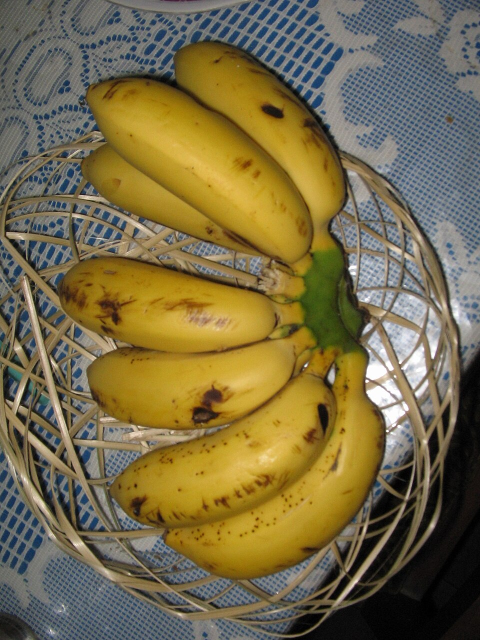
#> input picture dataset/sample_images/pisang_matang.jpg, 960 x 1280 px (shown at 1/2 size); its folder holds only this picture in this run
$ python 01_calibrate_trackbar.py dataset/sample_images/pisang_matang.jpg
#> lines starting #> are read from the running program, lines starting #| are printed output that depends on the picture; after the words box and inside, x2 and y2 are one past the last pixel; in counts of white or black regions, pixels touching at a corner belong together
"""
01_CALIBRATE_TRACKBAR.PY
------------------------
Skrip kalibrasi interaktif untuk mencari rentang ambang batas (Threshold Bounds)
Hue, Saturation, dan Value (HSV) secara real-time pada citra pisang.
Rujukan: Putri et al. (2026) dan Akbar et al. (2025).

Cara Menjalankan:
    python 01_calibrate_trackbar.py [path_citra]
    Contoh: python 01_calibrate_trackbar.py dataset/sample_images/pisang_matang.jpg

Kontrol Keyboard:
    - Geser Slider: Menyesuaikan parameter H, S, V secara langsung
    - 's': Cetak rentang nilai saat ini ke terminal & simpan dokumentasi mask
    - 'q' atau ESC: Keluar dari program
"""

import cv2
import numpy as np
import sys
import os

def nothing(x):
    pass

def main():
    # 1. Penentuan citra input
    if len(sys.argv) > 1:
        img_path = sys.argv[1]
    else:
        # Cari file di dataset atau gunakan contoh sintetis
        default_dir = "dataset/sample_images"
        files = [os.path.join(default_dir, f) for f in os.listdir(default_dir) if f.endswith(('.jpg', '.png'))] if os.path.exists(default_dir) else []
        if files:
            img_path = files[0]
        else:
            print("Peringatan: Tidak ada argumen citra yang diberikan.")
            print("Penggunaan: python 01_calibrate_trackbar.py <path_ke_foto_pisang>")
            return

    if not os.path.exists(img_path):
        print(f"Error: Berkas citra '{img_path}' tidak ditemukan.")
        return

    # 2. Baca dan resize citra agar nyaman ditampilkan di layar
    src = cv2.imread(img_path)
#> src is the input picture: shape (1280, 960, 3); mean B, G, R 71, 107.1, 118.9
    if src is None:
        print(f"Error: Gagal memuat citra dari '{img_path}'.")
        return

    h, w = src.shape[:2]
#> h = 1280; w = 960
    max_dim = 650
    scale = max_dim / max(h, w) if max(h, w) > max_dim else 1.0
#> scale = 0.508
    img = cv2.resize(src, (int(w * scale), int(h * scale)))
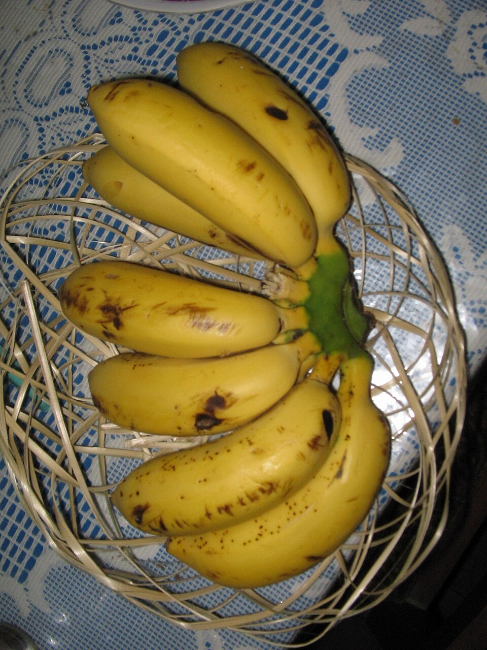
#> img: shape (650, 487, 3); mean B, G, R 70.9, 106.9, 118.8

    # Pra-pemrosesan: Gaussian Blur untuk mereduksi noise
    blurred = cv2.GaussianBlur(img, (5, 5), 0)
    hsv = cv2.cvtColor(blurred, cv2.COLOR_BGR2HSV)
#> hsv: shape (650, 487, 3); mean H, S, V 43.3, 106.7, 124.3

    # 3. Buat Jendela GUI Trackbar
    win_name = "HSV Banana Calibration Tool"
    cv2.namedWindow(win_name, cv2.WINDOW_NORMAL)
    cv2.resizeWindow(win_name, 900, 600)

    # Nilai default awal (perkiraan awal untuk warna kuning pisang)
    cv2.createTrackbar("H Min", win_name, 20, 179, nothing)
    cv2.createTrackbar("H Max", win_name, 35, 179, nothing)
    cv2.createTrackbar("S Min", win_name, 80, 255, nothing)
    cv2.createTrackbar("S Max", win_name, 255, 255, nothing)
    cv2.createTrackbar("V Min", win_name, 80, 255, nothing)
    cv2.createTrackbar("V Max", win_name, 255, 255, nothing)

    print("=" * 65)
    print("   KALIBRASI HSV INTERAKTIF - DETEKSI PISANG")
    print(f"   Citra Aktif: {img_path}")
    print("   Tekan 's' untuk mencetak & menyimpan parameter")
    print("   Tekan 'q' atau 'ESC' untuk keluar")
    print("=" * 65)

    save_count = 0
    os.makedirs("results/calibration", exist_ok=True)

    while True:
        # Ambil posisi slider
        h_min = cv2.getTrackbarPos("H Min", win_name)
        h_max = cv2.getTrackbarPos("H Max", win_name)
        s_min = cv2.getTrackbarPos("S Min", win_name)
        s_max = cv2.getTrackbarPos("S Max", win_name)
        v_min = cv2.getTrackbarPos("V Min", win_name)
        v_max = cv2.getTrackbarPos("V Max", win_name)

        lower_bound = np.array([h_min, s_min, v_min])
        upper_bound = np.array([h_max, s_max, v_max])

        # Operasi Masking & Bitwise AND
        mask = cv2.inRange(hsv, lower_bound, upper_bound)
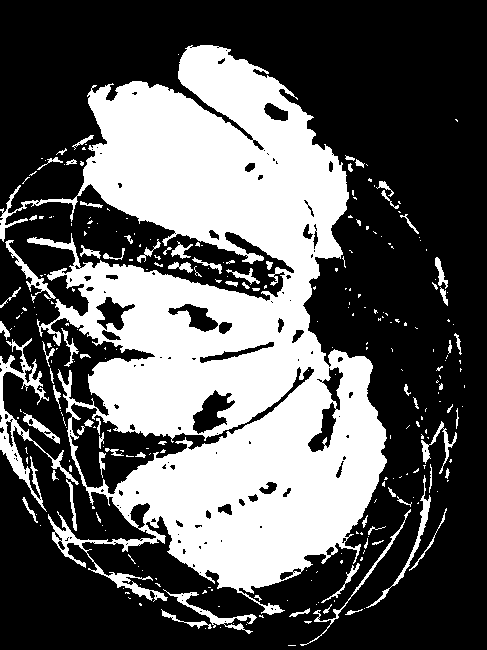
#> mask: shape (650, 487); 36.4% white; 279 white regions (200 under 20 px), largest, box (x1, y1, x2, y2) and area: (0, 45, 387, 615) 105093, (0, 338, 79, 512) 2215, (163, 589, 257, 634) 634

        # Pembersihan Morfologi (Opening untuk hapus bintik noise)
        kernel = cv2.getStructuringElement(cv2.MORPH_ELLIPSE, (5, 5))
        mask_clean = cv2.morphologyEx(mask, cv2.MORPH_OPEN, kernel, iterations=1)
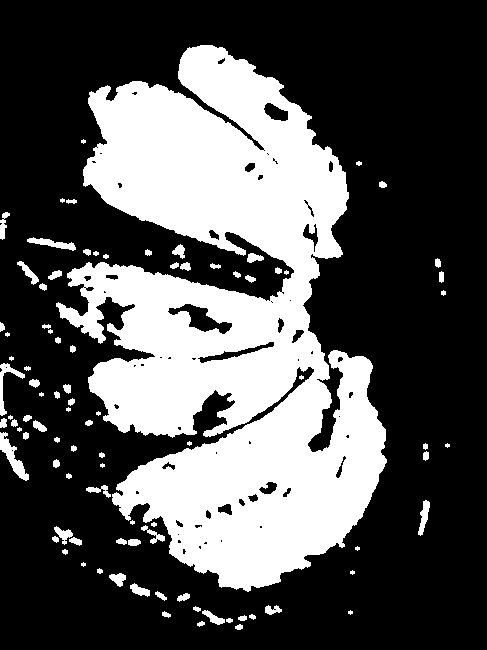
#> mask_clean: shape (650, 487); 33.1% white; 92 white regions (20 under 20 px), largest, box (x1, y1, x2, y2) and area: (56, 45, 387, 592) 99166, (0, 432, 29, 481) 483, (0, 363, 25, 416) 315
        mask_clean = cv2.morphologyEx(mask_clean, cv2.MORPH_CLOSE, kernel, iterations=1)
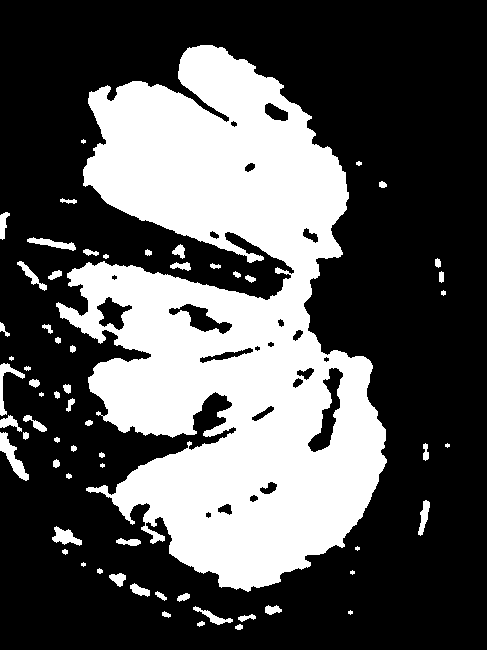
#> mask_clean: shape (650, 487); 33.7% white; 64 white regions (9 under 20 px), largest, box (x1, y1, x2, y2) and area: (56, 45, 387, 592) 101363, (0, 432, 29, 481) 500, (0, 363, 25, 416) 323

        result = cv2.bitwise_and(img, img, mask=mask_clean)
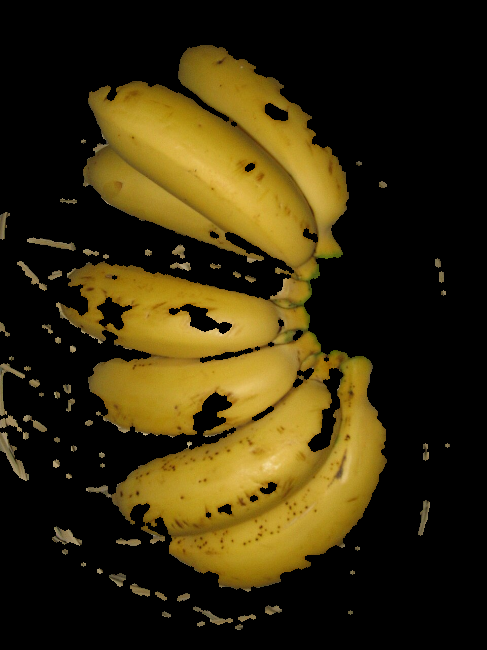
#> result: shape (650, 487, 3); mean B, G, R 11.8, 43.6, 54.8

        # Hitung piksel aktif
        active_px = cv2.countNonZero(mask_clean)
#> active_px = 106532
        total_px = img.shape[0] * img.shape[1]
#> total_px = 316550
        pct = (active_px / total_px) * 100.0
#> pct = 33.65

        # Tampilkan status di panel citra
        display_img = img.copy()
        cv2.putText(display_img, f"Aktif: {active_px:,} px ({pct:.1f}%)", (15, 30),
                    cv2.FONT_HERSHEY_SIMPLEX, 0.7, (0, 255, 0), 2)
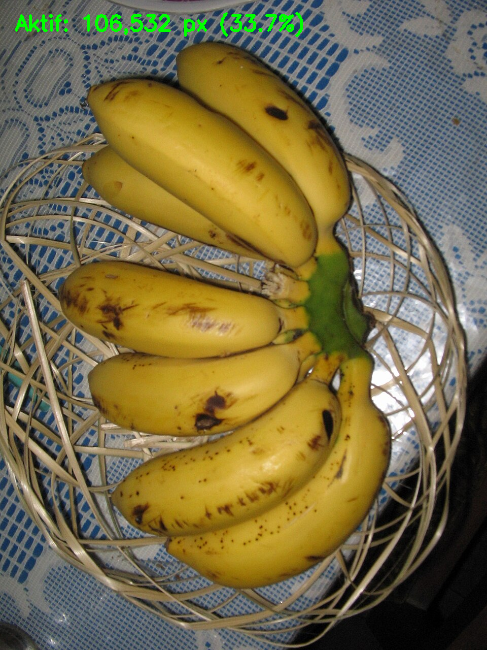
#> display_img: shape (650, 487, 3); 0.61% of pixels changed, all inside (x1, y1, x2, y2) = (15, 12, 303, 37)

        # Tumpuk horizontal: Citra Asli (kiri), Mask Biner (tengah), Hasil Segmen (kanan)
        mask_3ch = cv2.cvtColor(mask_clean, cv2.COLOR_GRAY2BGR)
        preview = np.hstack((display_img, mask_3ch, result))
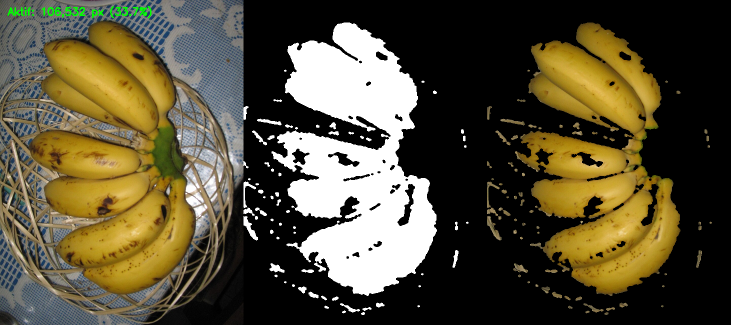
#> preview: shape (650, 1461, 3) (shown at 1/2 size); mean B, G, R 55.9, 79.1, 86.3

        cv2.imshow(win_name, preview)

        key = cv2.waitKey(30) & 0xFF
#> (key q is pressed here)
        if key == ord('q') or key == 27:
            break
        elif key == ord('s'):
            save_count += 1
            print(f"\n--- [PARAMETER TERSIMPAN #{save_count}] ---")
            print(f"Lower Bound : np.array([{h_min}, {s_min}, {v_min}])")
            print(f"Upper Bound : np.array([{h_max}, {s_max}, {v_max}])")
            print(f"Piksel Aktif: {active_px:,} ({pct:.2f}% dari total citra)")

            out_prefix = f"results/calibration/kalibrasi_{save_count}"
            cv2.imwrite(f"{out_prefix}_mask.png", mask_clean)
            cv2.imwrite(f"{out_prefix}_segmented.png", result)
            print(f"Dokumentasi disimpan ke {out_prefix}_*.png\n")

    cv2.destroyAllWindows()

if __name__ == "__main__":
    main()

$ run again, on dataset/sample_images/pisang_mengkal.jpg
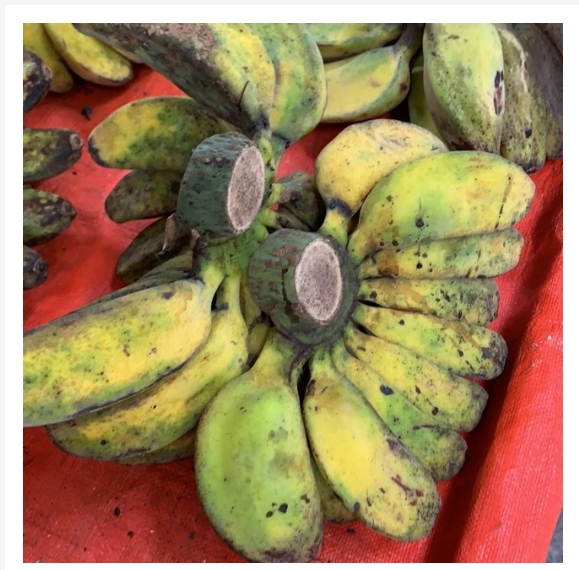
#> input picture dataset/sample_images/pisang_mengkal.jpg, 579 x 570 px
#> in main, src is the input picture: shape (570, 579, 3); mean B, G, R 94.4, 131.3, 158.1
#> hsv: shape (570, 579, 3); mean H, S, V 25.9, 112.6, 160.6
#> in main, `mask = cv2.inRange(hsv, lower_bound, upper_bound)`:
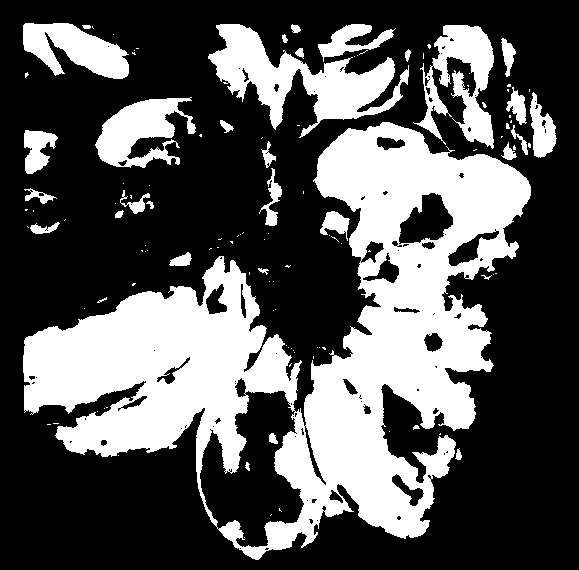
#> mask: shape (570, 579); 34% white; 118 white regions (84 under 20 px), largest, box (x1, y1, x2, y2) and area: (23, 122, 531, 560) 84638, (208, 24, 409, 138) 8542, (413, 25, 494, 149) 4654
#> active_px = 110418
#> pct = 33.46
#> display_img: shape (570, 579, 3); 0.56% of pixels changed, all inside (x1, y1, x2, y2) = (15, 12, 303, 37)
#> mask_3ch: shape (570, 579, 3); 33.5% white; 33 white regions (2 under 20 px), largest, box (x1, y1, x2, y2) and area: (219, 122, 531, 560) 52463, (23, 258, 300, 473) 32268, (208, 24, 401, 127) 8364
#> in main, `preview = np.hstack((display_img, mask_3ch, result))`:
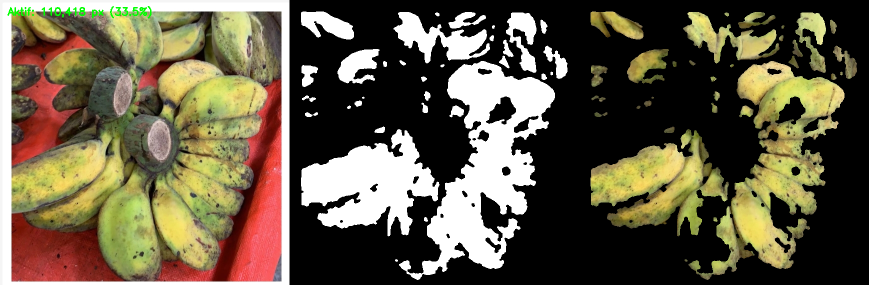
#> preview: shape (570, 1737, 3) (shown at 1/2 size); mean B, G, R 69.8, 91.1, 100.3
